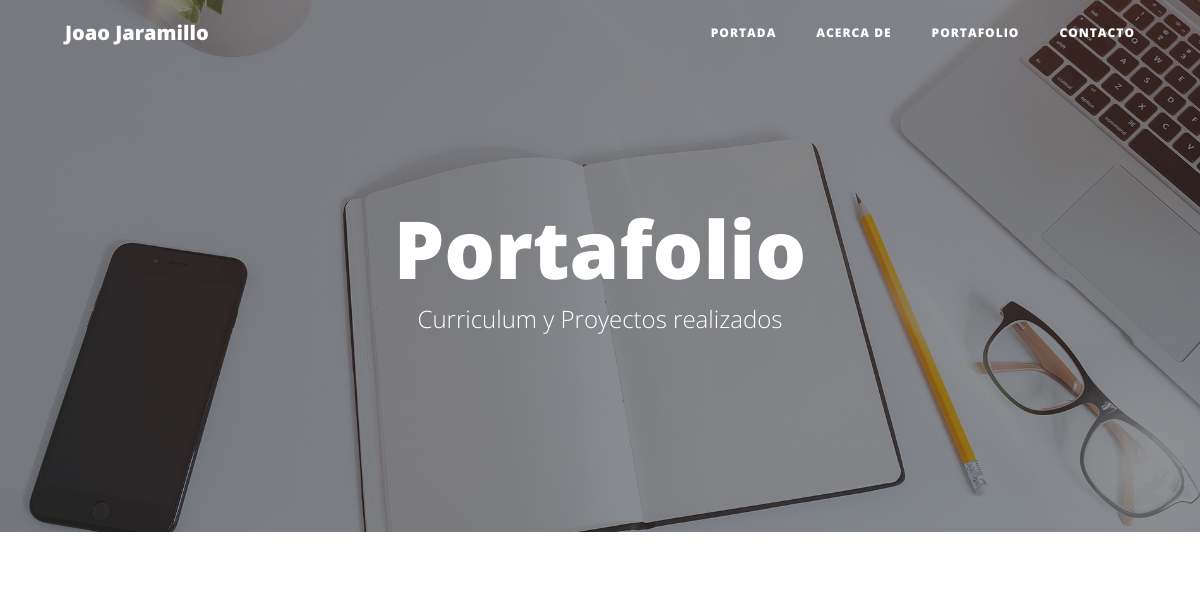
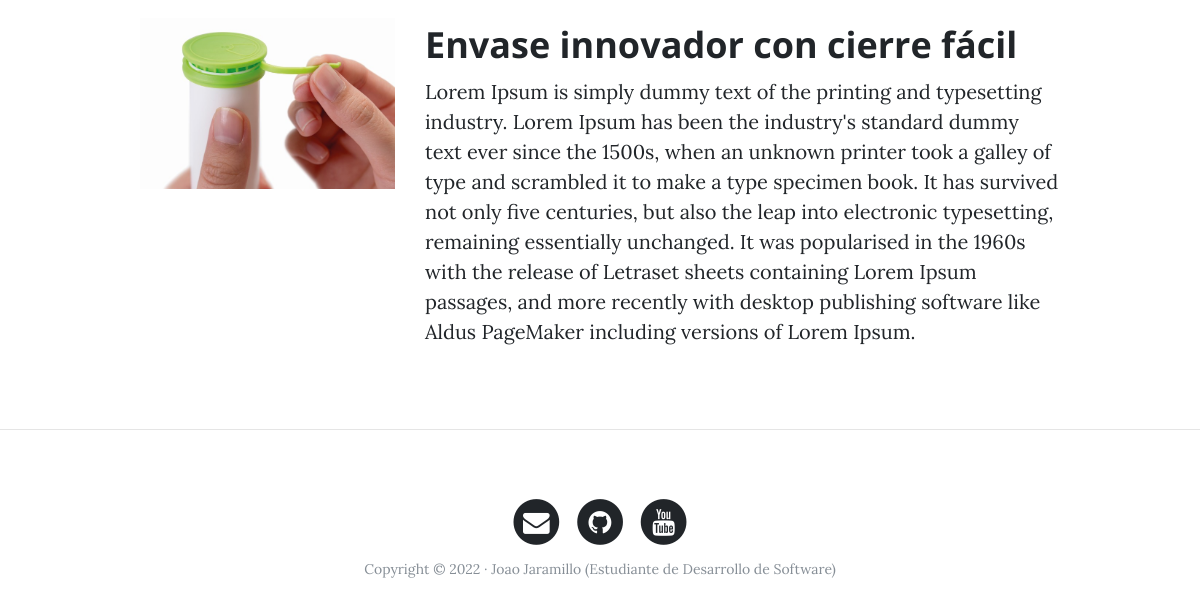
/portfolio/, run on an earlier commit of the app's database (2 pictures, top to bottom).
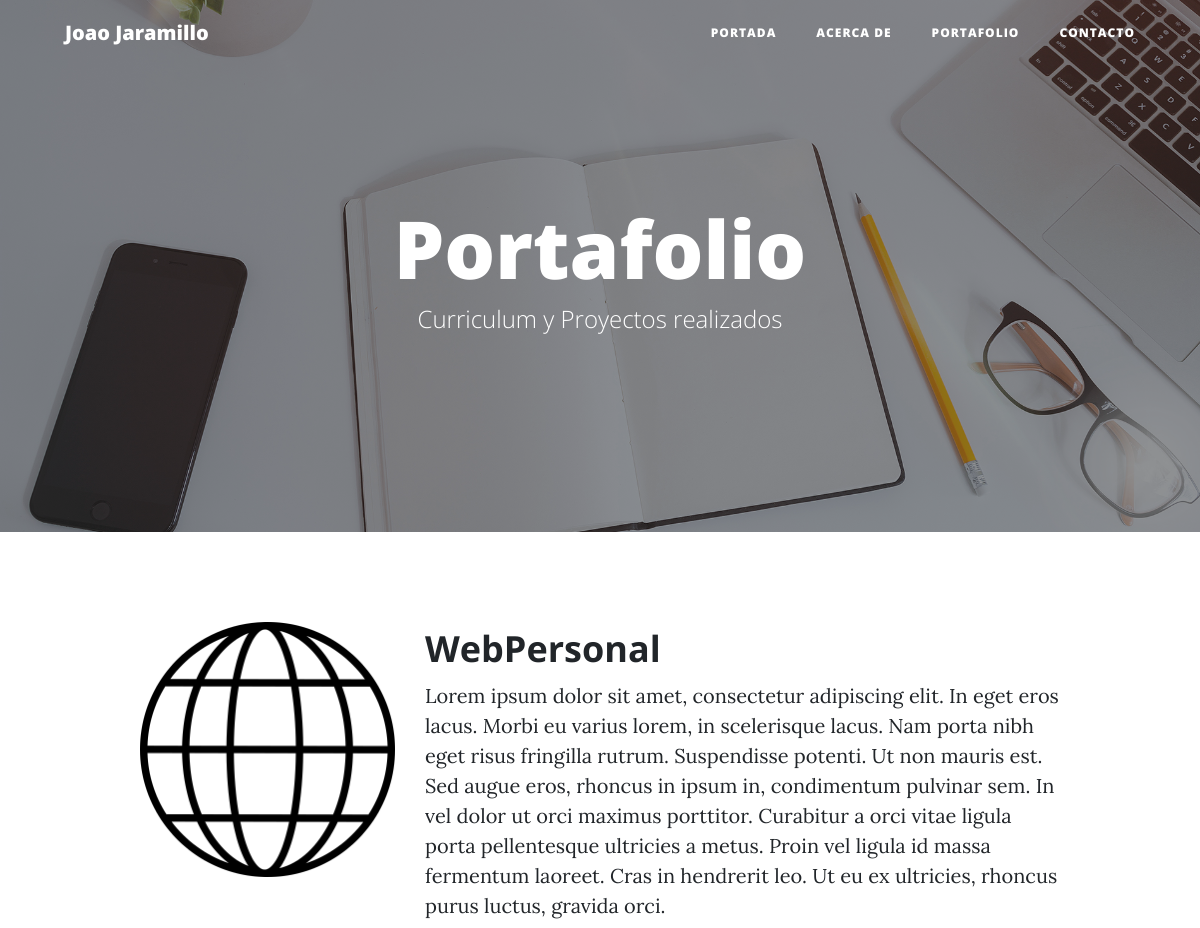
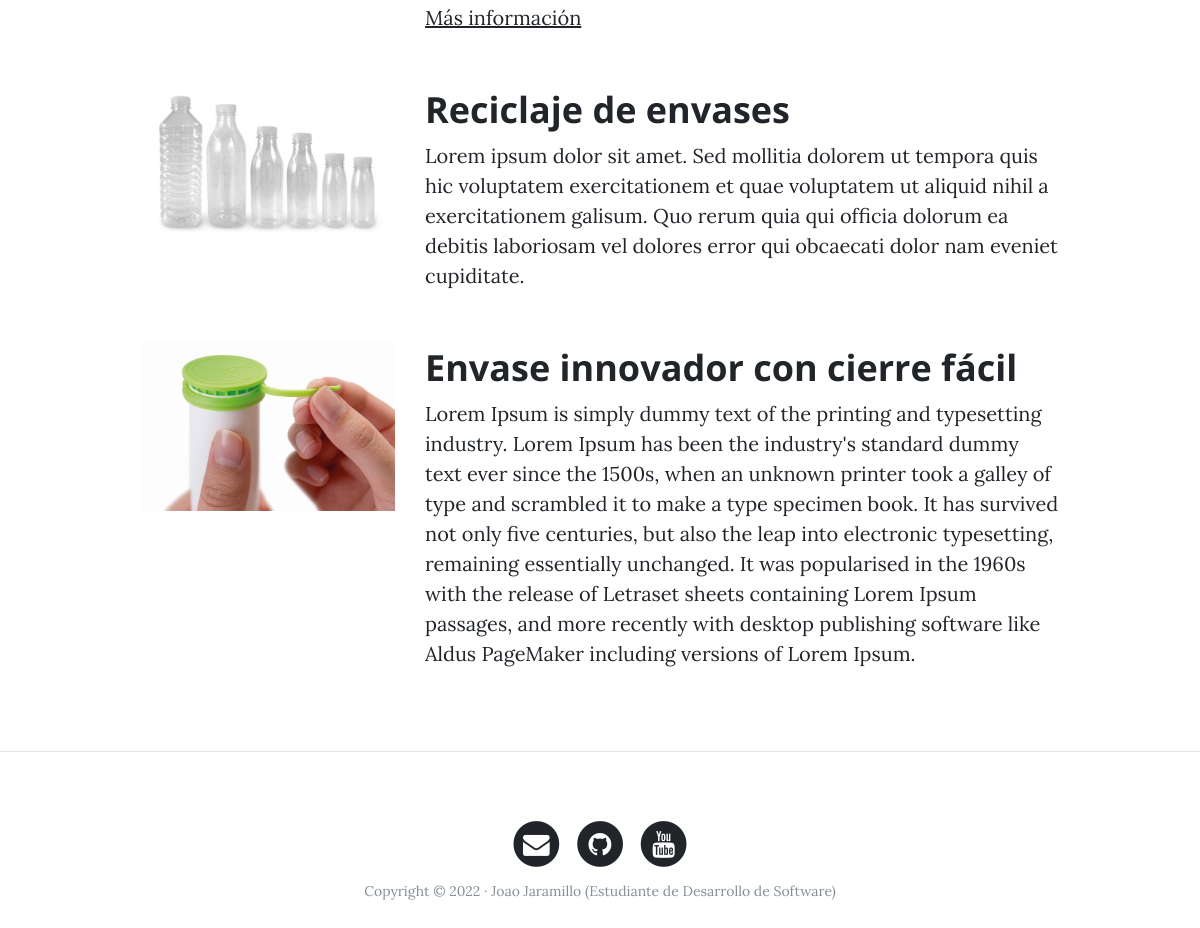
And on a later commit of the database (2 pictures, top to bottom).
### portfolio/models.py (models this page shows)
class Project(models.Model):
    title = models.CharField(max_length=200, verbose_name='Titulo') #tipo de dato para cadena de caracteres
    description = models.TextField(verbose_name='Descripción')
    image = models.ImageField(verbose_name='Imagen',upload_to='projects')
    created = models.DateTimeField(auto_now_add=True, verbose_name='Fecha de creación')
    updated = models.DateTimeField(auto_now=True, verbose_name='Fecha de actualización')
    link = models.URLField(verbose_name='Enlace de proyecto',null=True, blank=True)
    class Meta:
        verbose_name = 'Proyecto'
        verbose_name_plural = 'Proyectos'
        ordering = ['-created'] #Si se coloca el - antes de la palabra ordena del más actual al más antiguo
    def __str__(self):
        return self.title #de esta manera muestra el nombre del proyecto

### portfolio/views.py (the view)
# urls.py: path('portfolio/', portfolio_views.portfolio, name="portfolio"),
def portfolio(request):
    projects = Project.objects.all() # De esta manera se realizaría el select de la información de la tabla project
    return render(request, "portfolio/portfolio.html",{'projects' : projects}) # así se pasa la información al template

### portfolio/templates/portfolio/portfolio.html (shortened to what this page needs)
{%extends 'core/base.html'%}
{%block background%}{%load static%}{% static 'core/img/portfolio-bg.jpg' %}{%endblock%}
{%block headers%}
<h1>Portafolio</h1>
<span class="subheading">Curriculum y Proyectos realizados</span>
{%endblock%}
{%block content%}
{%for project in projects%}
    <div class="row project">
        <div class="col-lg-3 col-md-4 offset-lg-1">
            <img class="img-fluid" src="{{project.image.url}}" alt=""/>
        </div>
        <div class="col-lg-7 col-md-8">
            <h2 class="section-heading title">{{project.title}}</h2>
            <p>{{project.description}}</p>
            {%if project.link != null %}
                <p><a href="{{project.link}}">Más información</a></p>
            {% endif %}
        </div>
    </div>
{% endfor %}
{%endblock%}

### core/templates/core/base.html (shortened to what this page needs)
<!DOCTYPE html>
<html lang="es">
<head>
    {%load static%}
    <link href="{% static 'core/vendor/bootstrap/css/bootstrap.min.css' %}" rel="stylesheet">
    <link href="{% static 'core/vendor/font-awesome/css/font-awesome.min.css' %}" rel="stylesheet" type="text/css">
    <link href="{% static 'core/css/clean-blog.min.css' %}" rel="stylesheet">
</head>
<body>
    <nav class="navbar navbar-expand-lg navbar-light fixed-top" id="mainNav">
        <div class="container">
            <a class="navbar-brand" href="{%url 'home'%}">Joao Jaramillo</a>
            <div class="collapse navbar-collapse" id="navbarResponsive">
                <ul class="navbar-nav ml-auto">
                    <li class="nav-item">
                        <a class="nav-link" href="{%url 'home'%}">Portada</a>
                    </li>
                    <li class="nav-item">
                        <a class="nav-link" href="{%url 'about'%}">Acerca de</a>
                    </li>
                    <li class="nav-item">
                        <a class="nav-link" href="{%url 'portfolio'%}">Portafolio</a>
                    </li>
                    <li class="nav-item">
                        <a class="nav-link" href="{%url 'contact'%}">Contacto</a>
                    </li>
                </ul>
            </div>
        </div>
    </nav>
    <header class="masthead" style="background-image: url('{%block background%}{%endblock%}')">
        <div class="overlay"></div>
        <div class="container">
            <div class="row">
                <div class="col-lg-8 col-md-10 mx-auto">
                    <div class="site-heading">
                        {%block headers%}{%endblock%}
                    </div>
                </div>
            </div>
        </div>
    </header>
    <div class="container">
        {%block content%}{%endblock%}
    </div>
    {% if request.path != '/'%}
    <hr>
    {%endif%}
    <footer>
        <div class="container">
            <div class="row">
                <div class="col-lg-8 col-md-10 mx-auto">
                    <ul class="list-inline text-center">
                        <li class="list-inline-item">
                            <a href="#">
                                <span class="fa-stack fa-lg">
                                    <i class="fa fa-circle fa-stack-2x"></i>
                                    <i class="fa fa-envelope fa-stack-1x fa-inverse"></i>
                                </span>
                            </a>
                        </li>
                        <li class="list-inline-item">
                            <a href="#">
                                <span class="fa-stack fa-lg">
                                    <i class="fa fa-circle fa-stack-2x"></i>
                                    <i class="fa fa-github fa-stack-1x fa-inverse"></i>
                                </span>
                            </a>
                        </li>
                        <li class="list-inline-item">
                            <a href="#">
                                <span class="fa-stack fa-lg">
                                    <i class="fa fa-circle fa-stack-2x"></i>
                                    <i class="fa fa-youtube fa-stack-1x fa-inverse"></i>
                                </span>
                            </a>
                        </li>
                    </ul>
                    <p class="copyright text-muted">Copyright &copy; 2022 · Joao Jaramillo (Estudiante de Desarrollo de
                        Software) </p>
                </div>
            </div>
        </div>
    </footer>
</body>
</html>

What changed in the data, as far as the page shows it:
added Project: image (picture), title "WebPersonal", description "Lorem ipsum dolor sit amet, consectetur adipiscing elit. In eget eros lacus. Morbi eu varius lorem, in scelerisque lacus. Nam porta nibh eget risus fringilla rutrum. Suspendisse potenti. Ut non mauris est. Sed augue eros, rhoncus in ipsum in, condimentum pulvinar sem. In vel dolor ut orci maximus porttitor. Curabitur a orci vitae ligula porta pellentesque ultricies a metus. Proin vel ligula id massa fermentum laoreet. Cras in hendrerit leo. Ut eu ex ultricies, rhoncus purus luctus, gravida orci."
added Project: image (picture), title "Reciclaje de envases", description "Lorem ipsum dolor sit amet. Sed mollitia dolorem ut tempora quis hic voluptatem exercitationem et quae voluptatem ut aliquid nihil a exercitationem galisum. Quo rerum quia qui officia dolorum ea debitis laboriosam vel dolores error qui obcaecati dolor nam eveniet cupiditate."
